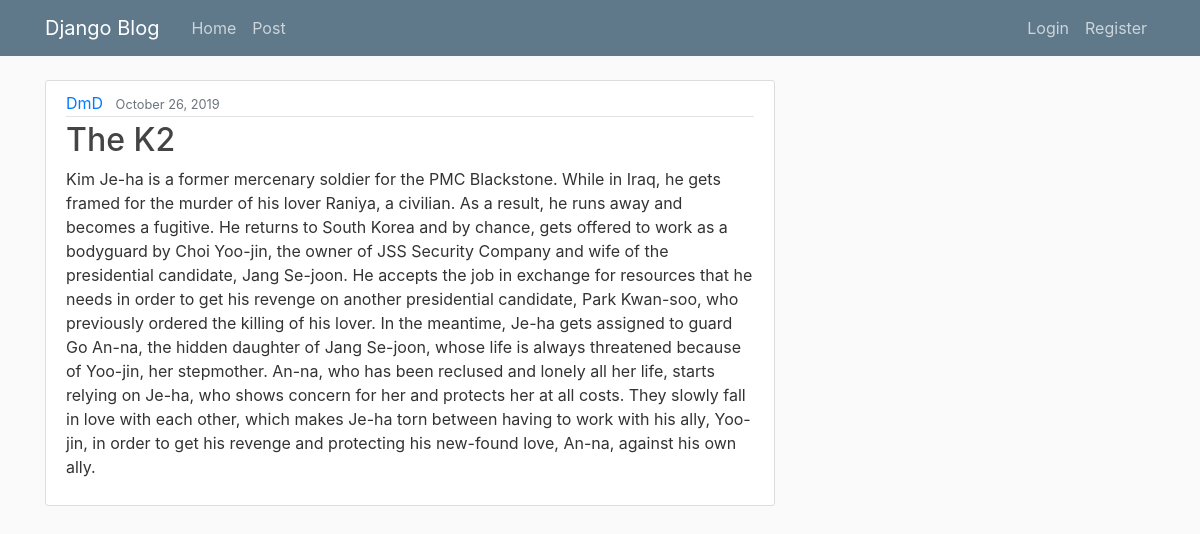
The page /post/13/ on the database its author committed.
### myapp/models.py (models this page shows, shortened)
class Post(models.Model):
    title = models.CharField(max_length=100)
    content = models.TextField()
    date_posted = models.DateTimeField(default=timezone.now)
    author = models.ForeignKey(User, on_delete=models.CASCADE)

### myapp/views.py (the view)
# urls.py: path('post/<int:pk>/', PostDetailView.as_view(), name='post-detail'),
class PostDetailView(DetailView):
    model = Post

### myapp/templates/myapp/post_detail.html (shortened to what this page needs)
{% extends "myapp/base.html" %}
{% block content %}
  <article class="media content-section">
    <div class="media-body">
      <div class="article-metadata">
        <a class="mr-2" href="#">{{ object.author }}</a>
        <small class="text-muted">{{ object.date_posted|date:"F d, Y" }}</small>
      </div>
      <h2 class="article-title">{{ object.title }}</h2>
      <p class="article-content">{{ object.content }}</p>
    </div>
  </article>
{% endblock content %}

### static/myapp/main.css (style rules this page uses)
body { background: #fafafa; color: #333333; margin-top: 5rem; }
h1, h2, h3, h4, h5, h6 { color: #444444; }
.content-section { background: #ffffff; padding: 10px 20px; border: 1px solid #dddddd; border-radius: 3px; margin-bottom: 20px; }
.article-title { color: #444444; }
.article-content { white-space: pre-line; }
.article-metadata { padding-bottom: 1px; margin-bottom: 4px; border-bottom: 1px solid #e3e3e3 }

### rows shown on the page
Post: author "DmD", date_posted "October 26, 2019", title "The K2", content "Kim Je-ha is a former mercenary soldier for the PMC Blackstone. While in Iraq, he gets framed for the murder of his lover Raniya, a civilian. As a result, he runs away and becomes a fugitive. He returns to South Korea and by chance, gets offered to work as a bodyguard by Choi Yoo-jin, the owner of JSS Security Company and wife of the presidential candidate, Jang Se-joon. He accepts the job in exchange for resources that he needs in order to get his revenge on another presidential candidate, Park Kwan-soo, who previously ordered the killing of his lover. In the meantime, Je-ha gets assigned to guard Go An-na, the hidden daughter of Jang Se-joon, whose life is always threatened because of…"
